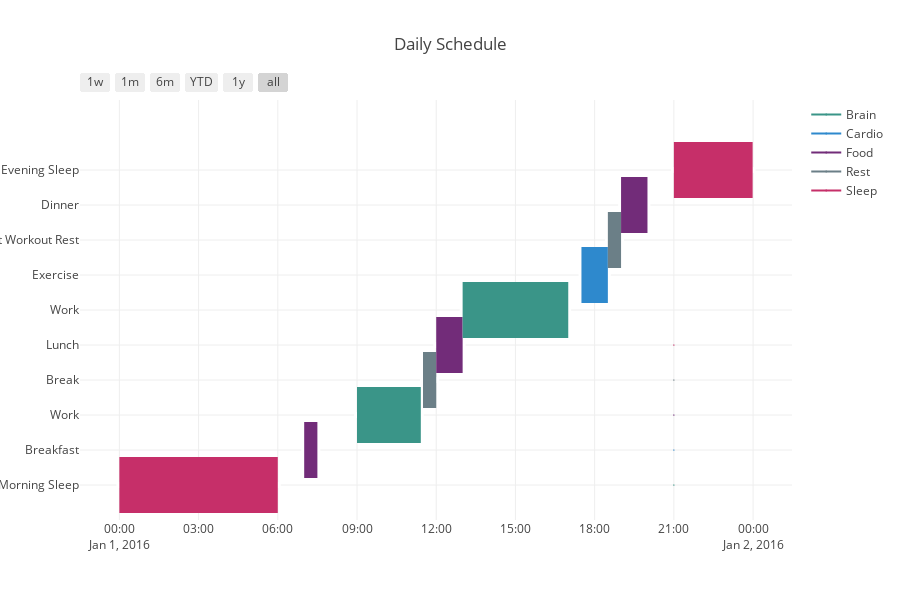

Notebook code cell kept with this figure:
### Markdown cell above
# Using Hours and Minutes in Times

### Code cell
df = [
    dict(Task='Morning Sleep', Start='2016-01-01', Finish='2016-01-01 6:00:00', Resource='Sleep'),
    dict(Task='Breakfast', Start='2016-01-01 7:00:00', Finish='2016-01-01 7:30:00', Resource='Food'),
    dict(Task='Work', Start='2016-01-01 9:00:00', Finish='2016-01-01 11:25:00', Resource='Brain'),
    dict(Task='Break', Start='2016-01-01 11:30:00', Finish='2016-01-01 12:00:00', Resource='Rest'),
    dict(Task='Lunch', Start='2016-01-01 12:00:00', Finish='2016-01-01 13:00:00', Resource='Food'),
    dict(Task='Work', Start='2016-01-01 13:00:00', Finish='2016-01-01 17:00:00', Resource='Brain'),
    dict(Task='Exercise', Start='2016-01-01 17:30:00', Finish='2016-01-01 18:30:00', Resource='Cardio'), 
    dict(Task='Post Workout Rest', Start='2016-01-01 18:30:00', Finish='2016-01-01 19:00:00', Resource='Rest'),
    dict(Task='Dinner', Start='2016-01-01 19:00:00', Finish='2016-01-01 20:00:00', Resource='Food'),
    dict(Task='Evening Sleep', Start='2016-01-01 21:00:00', Finish='2016-01-01 23:59:00', Resource='Sleep')
]

colors = dict(
    Cardio = 'rgb(46, 137, 205)', 
    Food = 'rgb(114, 44, 121)',
    Sleep = 'rgb(198, 47, 105)',
    Brain = 'rgb(58, 149, 136)',
    Rest = 'rgb(107, 127, 135)'
)
fig = ff.create_gantt(df, colors=colors, index_col='Resource', title='Daily Schedule', show_colorbar=True, bar_width=0.8, showgrid_x=True, showgrid_y=True)
plotly.offline.iplot(fig, filename='gantt-hours-minutes')

### Figure 1 — Plotly figure (JSON) as saved in the notebook; plotly's stock layout.template omitted (floating-point values rounded to 4 significant figures)
{"data": [{"marker": {"color": "white"}, "name": "", "showlegend": false, "type": "scatter", "uid": "bbc815b5-3e3d-4bb0-adda-a9441727bdf2", "x": ["2016-01-01", "2016-01-01 6:00:00"], "y": [0, 0]}, {"marker": {"color": "white"}, "name": "", "showlegend": false, "type": "scatter", "uid": "448d2075-b037-4a77-ae3a-2907d03dc3c5", "x": ["2016-01-01 7:00:00", "2016-01-01 7:30:00"], "y": [1, 1]}, {"marker": {"color": "white"}, "name": "", "showlegend": false, "type": "scatter", "uid": "ca2c6b6a-d6f1-4d8b-8da9-91e1d965384f", "x": ["2016-01-01 9:00:00", "2016-01-01 11:25:00"], "y": [2, 2]}, {"marker": {"color": "white"}, "name": "", "showlegend": false, "type": "scatter", "uid": "f42e2bd5-3c8f-4f2b-97f7-6465f3c72bfd", "x": ["2016-01-01 11:30:00", "2016-01-01 12:00:00"], "y": [3, 3]}, {"marker": {"color": "white"}, "name": "", "showlegend": false, "type": "scatter", "uid": "8155d8b0-f5e9-44cb-8213-42375ec67cbe", "x": ["2016-01-01 12:00:00", "2016-01-01 13:00:00"], "y": [4, 4]}, {"marker": {"color": "white"}, "name": "", "showlegend": false, "type": "scatter", "uid": "beebc9c7-1e25-457e-8de5-fb5a14fe9d2e", "x": ["2016-01-01 13:00:00", "2016-01-01 17:00:00"], "y": [5, 5]}, {"marker": {"color": "white"}, "name": "", "showlegend": false, "type": "scatter", "uid": "8ce23ec7-2409-4aac-89aa-ebab88500e73", "x": ["2016-01-01 17:30:00", "2016-01-01 18:30:00"], "y": [6, 6]}, {"marker": {"color": "white"}, "name": "", "showlegend": false, "type": "scatter", "uid": "bca98ccd-c80c-422a-a63b-64374eba4578", "x": ["2016-01-01 18:30:00", "2016-01-01 19:00:00"], "y": [7, 7]}, {"marker": {"color": "white"}, "name": "", "showlegend": false, "type": "scatter", "uid": "55f64f89-1e62-43a9-9bfa-2a417cd65c1b", "x": ["2016-01-01 19:00:00", "2016-01-01 20:00:00"], "y": [8, 8]}, {"marker": {"color": "white"}, "name": "", "showlegend": false, "type": "scatter", "uid": "77d250b1-3442-4fe2-a750-1a24b425a11e", "x": ["2016-01-01 21:00:00", "2016-01-01 23:59:00"], "y": [9, 9]}, {"hoverinfo": "none", "marker": {"color": "rgb(58, 149, 136)", "size": 1}, "name": "Brain", "showlegend": true, "type": "scatter", "uid": "a06b1160-239f-42b7-bb8a-75fc0578f40c", "x": ["2016-01-01 21:00:00", "2016-01-01 21:00:00"], "y": [0, 0]}, {"hoverinfo": "none", "marker": {"color": "rgb(46, 137, 205)", "size": 1}, "name": "Cardio", "showlegend": true, "type": "scatter", "uid": "94efeaad-e9b5-4c91-804f-35f7737ada73", "x": ["2016-01-01 21:00:00", "2016-01-01 21:00:00"], "y": [1, 1]}, {"hoverinfo": "none", "marker": {"color": "rgb(114, 44, 121)", "size": 1}, "name": "Food", "showlegend": true, "type": "scatter", "uid": "457733ec-dc57-4e36-a949-fee539ee7335", "x": ["2016-01-01 21:00:00", "2016-01-01 21:00:00"], "y": [2, 2]}, {"hoverinfo": "none", "marker": {"color": "rgb(107, 127, 135)", "size": 1}, "name": "Rest", "showlegend": true, "type": "scatter", "uid": "04df199f-59f6-4f48-b673-678c7abd3727", "x": ["2016-01-01 21:00:00", "2016-01-01 21:00:00"], "y": [3, 3]}, {"hoverinfo": "none", "marker": {"color": "rgb(198, 47, 105)", "size": 1}, "name": "Sleep", "showlegend": true, "type": "scatter", "uid": "9acf0e1c-768c-4ec9-acfd-8f52649136ec", "x": ["2016-01-01 21:00:00", "2016-01-01 21:00:00"], "y": [4, 4]}], "layout": {"height": 600, "hovermode": "closest", "shapes": [{"fillcolor": "rgb(198, 47, 105)", "line": {"width": 0}, "opacity": 1, "type": "rect", "x0": "2016-01-01", "x1": "2016-01-01 6:00:00", "xref": "x", "y0": -0.8, "y1": 0.8, "yref": "y"}, {"fillcolor": "rgb(114, 44, 121)", "line": {"width": 0}, "opacity": 1, "type": "rect", "x0": "2016-01-01 7:00:00", "x1": "2016-01-01 7:30:00", "xref": "x", "y0": 0.2, "y1": 1.8, "yref": "y"}, {"fillcolor": "rgb(58, 149, 136)", "line": {"width": 0}, "opacity": 1, "type": "rect", "x0": "2016-01-01 9:00:00", "x1": "2016-01-01 11:25:00", "xref": "x", "y0": 1.2, "y1": 2.8, "yref": "y"}, {"fillcolor": "rgb(107, 127, 135)", "line": {"width": 0}, "opacity": 1, "type": "rect", "x0": "2016-01-01 11:30:00", "x1": "2016-01-01 12:00:00", "xref": "x", "y0": 2.2, "y1": 3.8, "yref": "y"}, {"fillcolor": "rgb(114, 44, 121)", "line": {"width": 0}, "opacity": 1, "type": "rect", "x0": "2016-01-01 12:00:00", "x1": "2016-01-01 13:00:00", "xref": "x", "y0": 3.2, "y1": 4.8, "yref": "y"}, {"fillcolor": "rgb(58, 149, 136)", "line": {"width": 0}, "opacity": 1, "type": "rect", "x0": "2016-01-01 13:00:00", "x1": "2016-01-01 17:00:00", "xref": "x", "y0": 4.2, "y1": 5.8, "yref": "y"}, {"fillcolor": "rgb(46, 137, 205)", "line": {"width": 0}, "opacity": 1, "type": "rect", "x0": "2016-01-01 17:30:00", "x1": "2016-01-01 18:30:00", "xref": "x", "y0": 5.2, "y1": 6.8, "yref": "y"}, {"fillcolor": "rgb(107, 127, 135)", "line": {"width": 0}, "opacity": 1, "type": "rect", "x0": "2016-01-01 18:30:00", "x1": "2016-01-01 19:00:00", "xref": "x", "y0": 6.2, "y1": 7.8, "yref": "y"}, {"fillcolor": "rgb(114, 44, 121)", "line": {"width": 0}, "opacity": 1, "type": "rect", "x0": "2016-01-01 19:00:00", "x1": "2016-01-01 20:00:00", "xref": "x", "y0": 7.2, "y1": 8.8, "yref": "y"}, {"fillcolor": "rgb(198, 47, 105)", "line": {"width": 0}, "opacity": 1, "type": "rect", "x0": "2016-01-01 21:00:00", "x1": "2016-01-01 23:59:00", "xref": "x", "y0": 8.2, "y1": 9.8, "yref": "y"}], "showlegend": true, "title": "Daily Schedule", "width": 900, "xaxis": {"rangeselector": {"buttons": [{"count": 7, "label": "1w", "step": "day", "stepmode": "backward"}, {"count": 1, "label": "1m", "step": "month", "stepmode": "backward"}, {"count": 6, "label": "6m", "step": "month", "stepmode": "backward"}, {"count": 1, "label": "YTD", "step": "year", "stepmode": "todate"}, {"count": 1, "label": "1y", "step": "year", "stepmode": "backward"}, {"step": "all"}]}, "showgrid": true, "type": "date", "zeroline": false}, "yaxis": {"autorange": false, "range": [-1, 11], "showgrid": true, "ticktext": ["Morning Sleep", "Breakfast", "Work", "Break", "Lunch", "Work", "Exercise", "Post Workout Rest", "Dinner", "Evening Sleep"], "tickvals": [0, 1, 2, 3, 4, 5, 6, 7, 8, 9], "zeroline": false}}}
